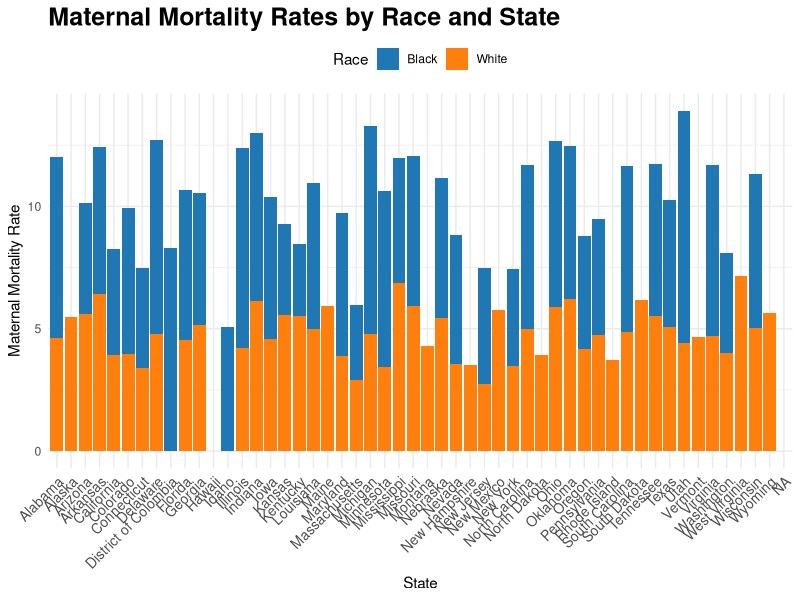
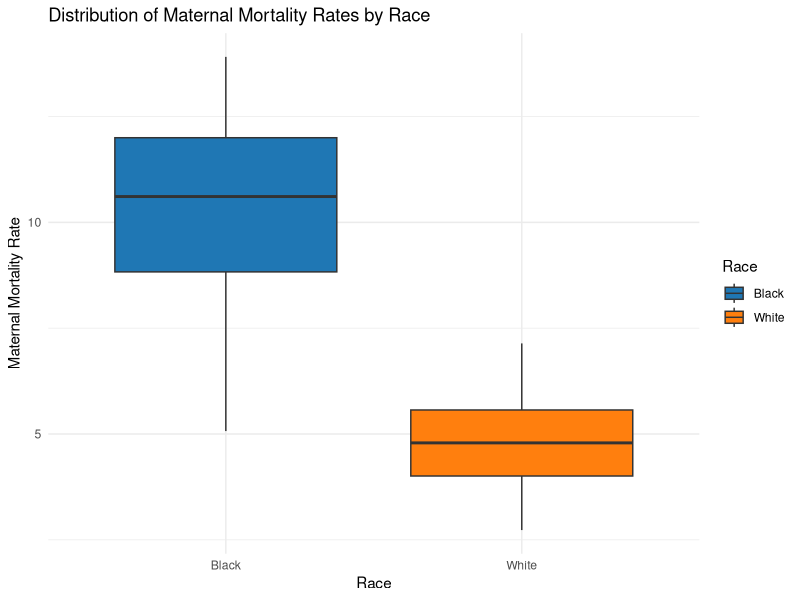
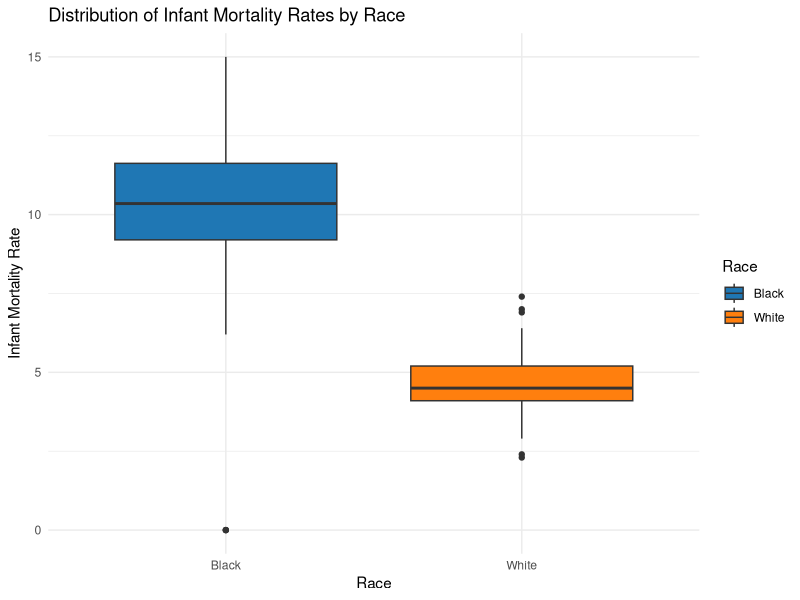

Source code (R) for these figures, in order:
## ---- chunk 1

# Load necessary libraries and read in the data
library(readr)
df <- read_csv("Data/ByState.csv")

# Display the first few rows to inspect the data
head(df)

## ---- chunk 2

# Ensure that dplyr package is installed and loaded
options(repos = c(CRAN = "https://cran.r-project.org"))
install.packages("dplyr")
library(dplyr)

## ---- chunk 3

# Rename columns for maternal mortality rates
df <- df %>%
  rename(
    Black = `Maternal Mortality - Mother's Race is Black (2017-2022)`,
    White = `Maternal Mortality - Mother's Race is White (2017-2022)`
  )

# Display the first few rows to confirm changes
head(df)

## ---- chunk 4

library(ggplot2)

# Create a bar plot comparing maternal mortality rates by state for Black and White mothers
ggplot() +
  geom_bar(data = df, aes(x = State, y = Black, fill = "Black"), 
           stat = "identity", position = "dodge") +
  geom_bar(data = df, aes(x = State, y = White, fill = "White"), 
           stat = "identity", position = "dodge") +
  labs(
    title = "Maternal Mortality Rates by Race and State",
    x = "State",
    y = "Maternal Mortality Rate",
    fill = "Race"
  ) +
  theme_minimal() +
  theme(
    axis.text.x = element_text(angle = 45, hjust = 1, size = 10),
    plot.title = element_text(size = 18, face = "bold"),
    legend.position = "top"
  ) +
  scale_fill_manual(values = c("Black" = "#1f77b4", "White" = "#ff7f0e"))

## ---- chunk 5

library(tidyr)

# Convert data to long format for easier plotting
df_long <- df %>%
  pivot_longer(cols = c(Black, White), names_to = "Race", values_to = "MortalityRate")

# Create a boxplot for the distribution of maternal mortality rates
ggplot(df_long, aes(x = Race, y = MortalityRate, fill = Race)) +
  geom_boxplot() +
  labs(
    title = "Distribution of Maternal Mortality Rates by Race",
    x = "Race",
    y = "Maternal Mortality Rate"
  ) +
  scale_fill_manual(values = c("Black" = "#1f77b4", "White" = "#ff7f0e")) +
  theme_minimal()

## ---- chunk 6

# Perform a t-test to compare maternal mortality rates between Black and White mothers
black_rates <- na.omit(df$Black)
white_rates <- na.omit(df$White)

t_test_result <- t.test(black_rates, white_rates, alternative = "greater")

# Print the t-test results
print(t_test_result)

## ---- chunk 7

# Rename columns for infant mortality rates
df <- df %>%
  rename(
    Black_Infant = `Total Infant Mortality black`,
    White_Infant = `Total Infant Mortality white`
  )

# Display the first few rows to confirm changes
head(df)

## ---- chunk 8

# Convert data to long format for plotting
df_long <- df %>%
  pivot_longer(cols = c(Black_Infant, White_Infant), names_to = "Race", values_to = "InfantMortalityRate")

# Ensure Race column is consistent
df_long$Race <- factor(df_long$Race, levels = c("Black_Infant", "White_Infant"), labels = c("Black", "White"))

# Create a boxplot for infant mortality rates with the correct fill scale
ggplot(df_long, aes(x = Race, y = InfantMortalityRate, fill = Race)) +
  geom_boxplot() +
  labs(
    title = "Distribution of Infant Mortality Rates by Race",
    x = "Race",
    y = "Infant Mortality Rate"
  ) +
  scale_fill_manual(values = c("Black" = "#1f77b4", "White" = "#ff7f0e")) +
  theme_minimal()

## ---- chunk 9

# Perform a t-test to compare infant mortality rates between Black and White infants
black_infant_rates <- na.omit(df$Black_Infant)
white_infant_rates <- na.omit(df$White_Infant)

t_test_result_infant <- t.test(black_infant_rates, white_infant_rates, alternative = "greater")

# Print the t-test results
print(t_test_result_infant)

